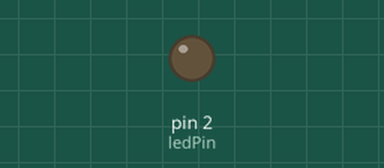
Recording of a sketch running on a simulated Arduino Uno, built with avr-gcc and run on an emulated ATmega328P. Shown: output pins drawn as LEDs (lit = HIGH).

Above: at 0.6 s.
At 2.5 s:
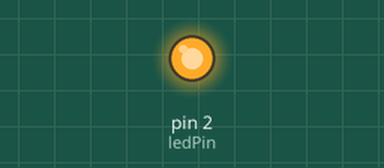
Timing chart, 0 to 6.7 s (numbered marks = the images above):
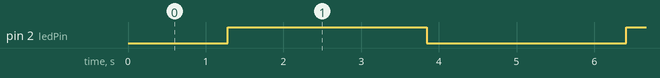

Measured:
- by itself, pin 2 (ledPin): alternates HIGH for 2.6 s and LOW for 2.6 s

The sketch:

Led_Fading_Effect.ino
```cpp
// Definim pinul pentru LED
int ledPin = 2; // Numărul pinului pentru LED

void setup() {
  // Setăm pinul LED ca ieșire
  pinMode(ledPin, OUTPUT); // Setează pinul LED ca ieșire
}

void loop() {
  // Fade in
  // Crestere treptata a luminozitatii
  for (int brightness = 0; brightness <= 255; brightness++) {
    analogWrite(ledPin, brightness);
    delay(10); // Ajustăm întârzierea pentru viteza de creștere
  }

  // Fade out
  // Scădere treptată a luminozitatii
  for (int brightness = 255; brightness >= 0; brightness--) {
    analogWrite(ledPin, brightness);
    delay(10); // Ajustăm întârzierea pentru viteza de scădere
  }
}
```
